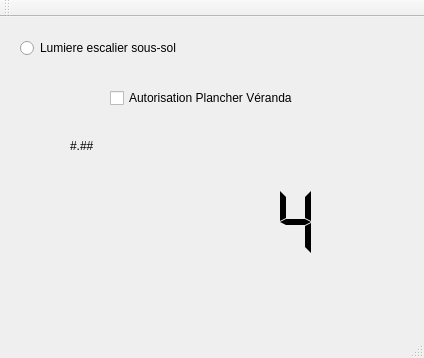
<?xml version="1.0" encoding="UTF-8"?>
<ui version="4.0">
 <class>MainWindow</class>
 <widget class="QMainWindow" name="MainWindow">
  <property name="geometry">
   <rect>
    <x>0</x>
    <y>0</y>
    <width>424</width>
    <height>358</height>
   </rect>
  </property>
  <property name="windowTitle">
   <string>MainWindow</string>
  </property>
  <widget class="QWidget" name="centralWidget">
   <widget class="QLabel" name="label1">
    <property name="geometry">
     <rect>
      <x>70</x>
      <y>120</y>
      <width>66</width>
      <height>17</height>
     </rect>
    </property>
    <property name="text">
     <string>#.##</string>
    </property>
   </widget>
   <widget class="QCheckBox" name="checkBox_Plancher">
    <property name="geometry">
     <rect>
      <x>110</x>
      <y>70</y>
      <width>241</width>
      <height>22</height>
     </rect>
    </property>
    <property name="text">
     <string>Autorisation Plancher Véranda</string>
    </property>
   </widget>
   <widget class="QRadioButton" name="radioButton_light_SS">
    <property name="geometry">
     <rect>
      <x>20</x>
      <y>20</y>
      <width>211</width>
      <height>22</height>
     </rect>
    </property>
    <property name="text">
     <string>Lumiere escalier sous-sol</string>
    </property>
   </widget>
   <widget class="QLCDNumber" name="lcdNumber_temperature">
    <property name="geometry">
     <rect>
      <x>120</x>
      <y>160</y>
      <width>201</width>
      <height>91</height>
     </rect>
    </property>
    <property name="frameShadow">
     <enum>QFrame::Raised</enum>
    </property>
    <property name="lineWidth">
     <number>0</number>
    </property>
    <property name="midLineWidth">
     <number>0</number>
    </property>
    <property name="smallDecimalPoint">
     <bool>false</bool>
    </property>
    <property name="digitCount">
     <number>5</number>
    </property>
    <property name="segmentStyle">
     <enum>QLCDNumber::Flat</enum>
    </property>
    <property name="value" stdset="0">
     <double>4.450000000000000</double>
    </property>
    <property name="intValue" stdset="0">
     <number>4</number>
    </property>
   </widget>
  </widget>
  <widget class="QMenuBar" name="menuBar">
   <property name="geometry">
    <rect>
     <x>0</x>
     <y>0</y>
     <width>424</width>
     <height>25</height>
    </rect>
   </property>
  </widget>
  <widget class="QToolBar" name="mainToolBar">
   <attribute name="toolBarArea">
    <enum>TopToolBarArea</enum>
   </attribute>
   <attribute name="toolBarBreak">
    <bool>false</bool>
   </attribute>
  </widget>
  <widget class="QStatusBar" name="statusBar"/>
 </widget>
 <layoutdefault spacing="6" margin="11"/>
 <resources/>
 <connections/>
</ui>
